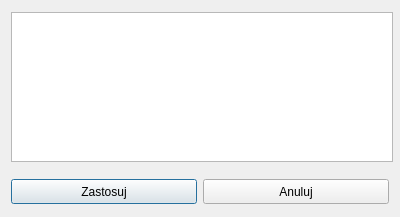
<?xml version="1.0" encoding="UTF-8"?>
<ui version="4.0">
 <class>Dialog_Delete_NaN</class>
 <widget class="QDialog" name="Dialog_Delete_NaN">
  <property name="windowModality">
   <enum>Qt::WindowModal</enum>
  </property>
  <property name="geometry">
   <rect>
    <x>0</x>
    <y>0</y>
    <width>400</width>
    <height>217</height>
   </rect>
  </property>
  <property name="minimumSize">
   <size>
    <width>400</width>
    <height>200</height>
   </size>
  </property>
  <property name="windowTitle">
   <string>Usuń NaN</string>
  </property>
  <layout class="QVBoxLayout" name="verticalLayout">
   <item>
    <widget class="QTextEdit" name="textEdit_Info">
     <property name="minimumSize">
      <size>
       <width>382</width>
       <height>150</height>
      </size>
     </property>
     <property name="maximumSize">
      <size>
       <width>16777215</width>
       <height>150</height>
      </size>
     </property>
     <property name="styleSheet">
      <string notr="true">QTextEdit {
    font-weight: bold;
    font-size: 16px;
}</string>
     </property>
     <property name="readOnly">
      <bool>true</bool>
     </property>
    </widget>
   </item>
   <item>
    <spacer name="verticalSpacer">
     <property name="orientation">
      <enum>Qt::Vertical</enum>
     </property>
     <property name="sizeType">
      <enum>QSizePolicy::Fixed</enum>
     </property>
     <property name="sizeHint" stdset="0">
      <size>
       <width>20</width>
       <height>10</height>
      </size>
     </property>
    </spacer>
   </item>
   <item>
    <layout class="QHBoxLayout" name="horizontalLayout">
     <item>
      <widget class="QPushButton" name="pushButton_Apply">
       <property name="minimumSize">
        <size>
         <width>0</width>
         <height>25</height>
        </size>
       </property>
       <property name="text">
        <string>Zastosuj</string>
       </property>
      </widget>
     </item>
     <item>
      <widget class="QPushButton" name="pushButton_Cancel">
       <property name="minimumSize">
        <size>
         <width>0</width>
         <height>25</height>
        </size>
       </property>
       <property name="text">
        <string>Anuluj</string>
       </property>
      </widget>
     </item>
    </layout>
   </item>
  </layout>
 </widget>
 <resources>
  <include location="../images/app-icon/app-icon.qrc"/>
 </resources>
 <connections/>
</ui>
